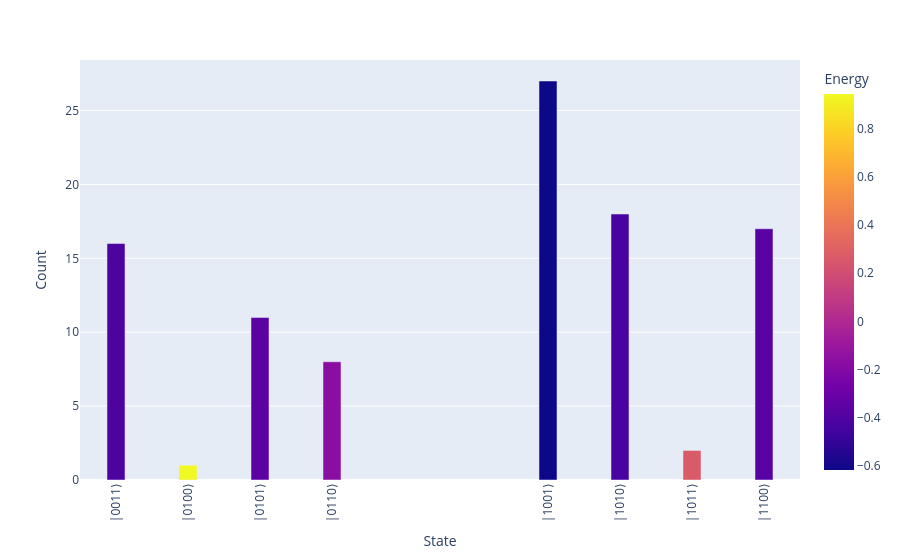

The cell this chart's notebook holds for it:
### Markdown cell above
## Optimizando o Portfolio

### Code cell
mu = [0.31542042, 0.0571331, 0.11430001, 0.30109367]

sigma = [
    [1.08774352e-03, 2.59532811e-04, 1.80247155e-04, 3.21724369e-04],
    [2.59532811e-04, 4.43192629e-04, 7.43211072e-05, 2.27911525e-04],
    [1.80247155e-04, 7.43211072e-05, 3.89444953e-04, 1.37915422e-04],
    [3.21724369e-04, 2.27911525e-04, 1.37915422e-04, 8.75437564e-04],
]

budget = 2
risk_aversion = 0.5

penalty = 1

portfolio = partial(
    portfolio_optimization_h,
    mu,
    sigma,
    budget,
    risk_aversion,
    penalty,
)

res, result = qaoa(
    problem_h=portfolio,
    mixer_h=default_mixer_h,
    initial_state=H,
    num_qubits=len(mu),
    p=4,
)

## usar mixer XY no problema de otimixzação de portifolio

print(res)
result.histogram("bin", hamiltonian=portfolio)

### Figure 1 — Plotly figure (JSON) as saved in the notebook; plotly's stock layout.template omitted (floating-point values rounded to 4 significant figures)
{"data": [{"hovertemplate": "State=%{x}<br>Count=%{y}<br>Energy=%{marker.color}<extra></extra>", "legendgroup": "", "marker": {"color": [-0.4296, 0.2695, -0.3581, -0.4153, 0.9429, -0.6164, -0.3724, -0.1714], "coloraxis": "coloraxis", "pattern": {"shape": ""}}, "name": "", "orientation": "v", "showlegend": false, "textposition": "auto", "type": "bar", "x": [10, 11, 5, 3, 4, 9, 12, 6], "xaxis": "x", "y": [18, 2, 11, 16, 1, 27, 17, 8], "yaxis": "y"}], "layout": {"bargap": 0.75, "barmode": "relative", "coloraxis": {"colorbar": {"title": {"text": "Energy"}}, "colorscale": [[0, "#0d0887"], [0.1111, "#46039f"], [0.2222, "#7201a8"], [0.3333, "#9c179e"], [0.4444, "#bd3786"], [0.5556, "#d8576b"], [0.6667, "#ed7953"], [0.7778, "#fb9f3a"], [0.8889, "#fdca26"], [1, "#f0f921"]]}, "legend": {"tracegroupgap": 0}, "margin": {"t": 60}, "xaxis": {"anchor": "y", "domain": [0, 1], "tickangle": -90, "tickmode": "array", "ticktext": ["|1010⟩", "|1011⟩", "|0101⟩", "|0011⟩", "|0100⟩", "|1001⟩", "|1100⟩", "|0110⟩"], "tickvals": [10, 11, 5, 3, 4, 9, 12, 6], "title": {"text": "State"}, "type": "linear"}, "yaxis": {"anchor": "x", "domain": [0, 1], "title": {"text": "Count"}}}}
